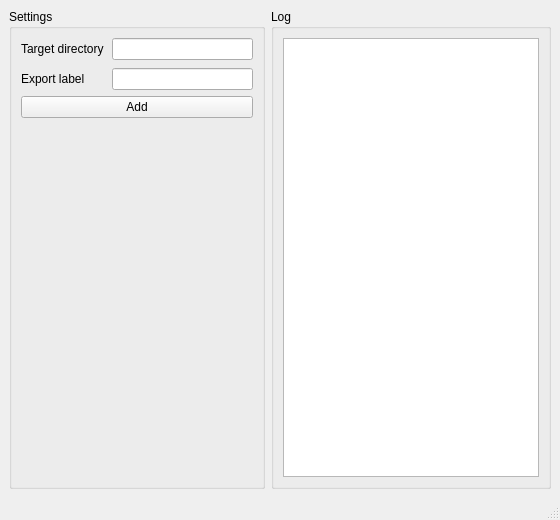
<?xml version="1.0" encoding="UTF-8"?>
<ui version="4.0">
 <class>MainWindow</class>
 <widget class="QMainWindow" name="MainWindow">
  <property name="geometry">
   <rect>
    <x>0</x>
    <y>0</y>
    <width>560</width>
    <height>520</height>
   </rect>
  </property>
  <property name="sizePolicy">
   <sizepolicy hsizetype="Fixed" vsizetype="Preferred">
    <horstretch>0</horstretch>
    <verstretch>0</verstretch>
   </sizepolicy>
  </property>
  <property name="maximumSize">
   <size>
    <width>560</width>
    <height>16777215</height>
   </size>
  </property>
  <property name="windowTitle">
   <string>MainWindow</string>
  </property>
  <widget class="QWidget" name="centralwidget">
   <layout class="QHBoxLayout" name="horizontalLayout">
    <item>
     <widget class="QGroupBox" name="settings_group_box">
      <property name="title">
       <string>Settings</string>
      </property>
      <layout class="QVBoxLayout" name="verticalLayout_3">
       <item>
        <layout class="QVBoxLayout" name="export_items_layout">
         <property name="spacing">
          <number>8</number>
         </property>
         <item>
          <layout class="QFormLayout" name="settings_layout">
           <item row="0" column="0">
            <widget class="QLabel" name="target_directory_label">
             <property name="text">
              <string>Target directory</string>
             </property>
            </widget>
           </item>
           <item row="0" column="1">
            <widget class="QLineEdit" name="target_directory_edit"/>
           </item>
           <item row="1" column="0">
            <widget class="QLabel" name="export_label_label">
             <property name="text">
              <string>Export label</string>
             </property>
            </widget>
           </item>
           <item row="1" column="1">
            <widget class="QLineEdit" name="export_label_edit"/>
           </item>
          </layout>
         </item>
        </layout>
       </item>
       <item>
        <widget class="QPushButton" name="add_export_item_button">
         <property name="text">
          <string>Add</string>
         </property>
        </widget>
       </item>
       <item>
        <spacer name="verticalSpacer">
         <property name="orientation">
          <enum>Qt::Vertical</enum>
         </property>
         <property name="sizeHint" stdset="0">
          <size>
           <width>20</width>
           <height>40</height>
          </size>
         </property>
        </spacer>
       </item>
      </layout>
     </widget>
    </item>
    <item>
     <widget class="QGroupBox" name="log_group_box">
      <property name="sizePolicy">
       <sizepolicy hsizetype="Fixed" vsizetype="Minimum">
        <horstretch>0</horstretch>
        <verstretch>0</verstretch>
       </sizepolicy>
      </property>
      <property name="title">
       <string>Log</string>
      </property>
      <layout class="QVBoxLayout" name="verticalLayout">
       <item>
        <widget class="QListWidget" name="log_list_widget">
         <property name="sizePolicy">
          <sizepolicy hsizetype="Fixed" vsizetype="Expanding">
           <horstretch>0</horstretch>
           <verstretch>0</verstretch>
          </sizepolicy>
         </property>
         <property name="selectionMode">
          <enum>QAbstractItemView::NoSelection</enum>
         </property>
         <property name="isWrapping" stdset="0">
          <bool>true</bool>
         </property>
         <property name="wordWrap">
          <bool>true</bool>
         </property>
         <property name="selectionRectVisible">
          <bool>false</bool>
         </property>
        </widget>
       </item>
      </layout>
     </widget>
    </item>
   </layout>
  </widget>
  <widget class="QStatusBar" name="statusbar"/>
 </widget>
 <resources/>
 <connections/>
</ui>
